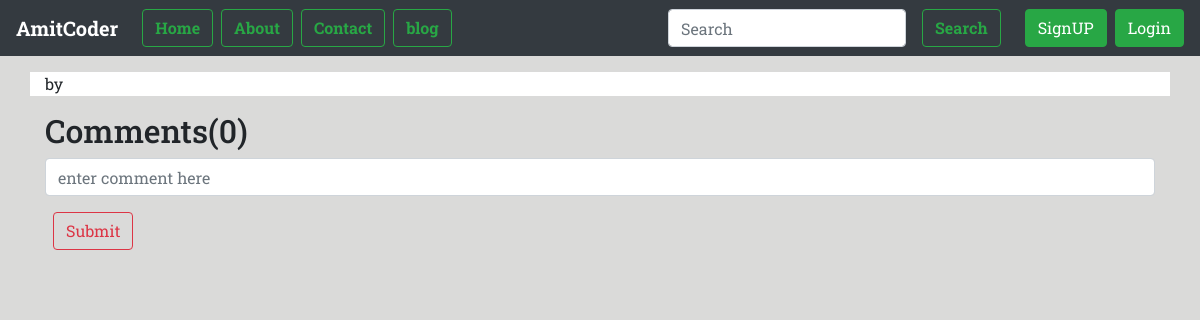
Before: /blog/c-in-debth/ with the older database file.
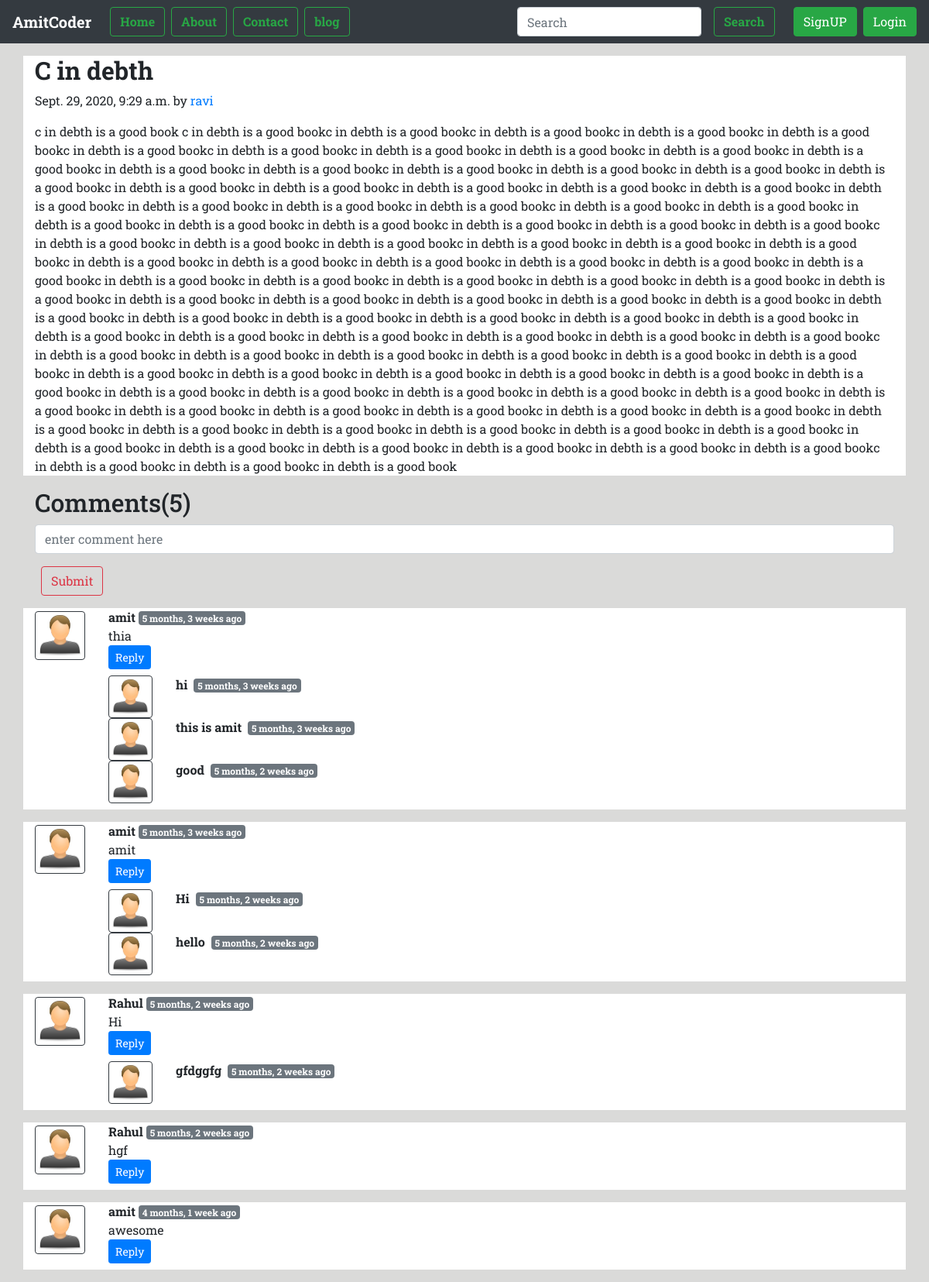
After: the same page with the newer database file.
### blog/models.py (models this page shows, shortened)
class Post(models.Model):
    sno=models.AutoField(primary_key=True)
    title=models.CharField(max_length=250)
    content=models.TextField()
    author=models.CharField(max_length=40)
    slug=models.SlugField()
    timestamp=models.DateTimeField(blank=True)

class BlogComment(models.Model):
    sno=models.AutoField(primary_key=True)
    comment=models.TextField()
    user=models.ForeignKey(User,on_delete=models.CASCADE)
    post=models.ForeignKey(Post,on_delete=models.CASCADE)
    parent=models.ForeignKey('self',on_delete=models.CASCADE,null=True)  # apne aap ka foreignkey
    timestamp=models.DateTimeField(default=now)

### blog/views.py (the view)
# urls.py: path('<str:slug>/',views.blogPost,name='blogPost'),
def blogPost(request,slug):
    post=Post.objects.filter(slug=slug).first() #or [0]
    comments=BlogComment.objects.filter(post=post,parent=None)
    replies=BlogComment.objects.filter(post=post).exclude(parent=None)
    replyDict={}
    for reply in replies:
        if reply.parent.sno not in replyDict.keys():
            replyDict[reply.parent.sno]=[reply]
        else:
            replyDict[reply.parent.sno].append(reply)
    context={"post":post,"comments":comments,'user':request.user,'replyDict':replyDict}
    return render(request,"blog/blogPost.html",context)

### blog/templatetags/extras.py (called while the page is built)
@register.filter(name='get_val')
def get_val(dict,key):
    return dict.get(key)

### templates/blog/blogPost.html (shortened to what this page needs)
{% extends 'base.html' %}
{% load extras %}
{% block body %}
<div style="background-color:white;" class="container my-3">
  <div class="blog-post">
    <h2 class="blog-post-title"><b>{{post.title}}</b></h2>
    <p class="blog-post-meta">{{post.timestamp}} by <a href="/about">{{post.author}}</a></p>
    <p>{{post.content}}</p>
  </div>
</div>
<div class="container">
  <h2>Comments({{comments.count}})</h2>
  <form action="/blog/postcomment/" method="post">
    <div class="form-group">
      <input type="text" class="form-control" name="comment" id="" placeholder="enter comment here" required>
    </div>
    {% if user.is_authenticated %}
    <button type="submit" class="btn btn-primary">Comment</button>
    {% else %}
    <button type="button" class="btn btn-outline-danger my-2 my-sm-0 ml-2" data-toggle="modal"
      data-target="#LoginModal">
      Submit
    </button>
    {% endif %}
  </form>
  {% for comment in comments %}
  <div style="background-color:white" class="row my-3">
    <div class="col-md-1 my-1">
      <img src="/static/img/user.jpeg" class="rounded mx-auto d-block w-100 p-1 border border-dark" alt="">
    </div>
    <div class="col-md-11">
      <b>{{comment.user.username}}</b> <span class="badge badge-secondary"> {{comment.timestamp|timesince}} ago</span>
      <div>{{comment.comment}}</div>
      <div class="reply">
        <button class="btn btn-primary btn-sm" type="button" data-toggle="collapse"
          data-target="#replyBox{{comment.sno}}" aria-expanded="false" aria-controls="collapseExample">
          Reply
        </button>
      </div>
      <div class="reply  my-2">
          {% for reply in replyDict|get_val:comment.sno  %}
          <div  class="row">
          <div class="col-md-1">
            <img src="/static/img/user.jpeg" class="rounded mx-auto d-block border border-dark w-100 p-1" alt="">
          </div>
            <div class="col-md-11">
            <b>{{reply.comment}}</b><span class="badge badge-secondary mx-2"> {{reply.timestamp|timesince}} ago</span><br>
            </div>
            </div>
          {% endfor %}
      </div>
    </div>
  </div>
  {% endfor %}
</div>
{% endblock body %}

### templates/base.html (shortened to what this page needs)
<!doctype html>
<html lang="en">
<head>
  <link rel="stylesheet" href="https://stackpath.bootstrapcdn.com/font-awesome/4.7.0/css/font-awesome.min.css">
  <link rel="stylesheet" href="https://stackpath.bootstrapcdn.com/bootstrap/4.5.2/css/bootstrap.min.css"
>
</head>
<body>
  <nav class="navbar navbar-expand-lg navbar-dark bg-dark sticky-top">
    <a class="navbar-brand" href="/"><b>AmitCoder</b></a>
    <div class="collapse navbar-collapse" id="navbarSupportedContent">
      {% if not user.is_authenticated %}
      <ul class="navbar-nav mr-auto">
        <li class="nav-item">
          <button type="button" class="btn btn-outline-success my-2 my-sm-0 ml-2" data-toggle="modal" data-target="#LoginModal">
        <b>Home</b>
      </button>
        </li>
        <li class="nav-item">
          <button type="button" class="btn btn-outline-success my-2 my-sm-0 ml-2" data-toggle="modal" data-target="#LoginModal">
        <b>About</b>
      </button>
        </li>
        <li class="nav-item">
          <button type="button" class="btn btn-outline-success my-2 my-sm-0 ml-2" data-toggle="modal" data-target="#LoginModal">
        <b>Contact</b>
      </button>
        </li>
        <li class="nav-item">
          <button type="button" class="btn btn-outline-success my-2 my-sm-0 ml-2" data-toggle="modal" data-target="#LoginModal">
        <b>blog</b>
      </button>
        </li>
      </ul>
      <form method="get" action="/search" class="form-inline my-2 my-lg-0 mx-3">
        <input class="form-control mr-sm-2" type="search" placeholder="Search" aria-label="Search" name="query"
          id="search">
        <button type="button" class="btn btn-outline-success my-2 my-sm-0 ml-2" data-toggle="modal" data-target="#LoginModal"><b>Search</b></button>
      </form>
      {% endif %}
      {% if user.is_authenticated %}
      <div class="dropdown ml-2">
        <button class="btn btn-secondary dropdown-toggle" type="button" id="dropdownMenuButton" data-toggle="dropdown"
          aria-haspopup="true" aria-expanded="false">
          <b>Hello! {{request.user}}</b>
        </button>
        <div class="dropdown-menu dropdown-menu-right" aria-labelledby="dropdownMenuButton">
          <a class="dropdown-item" href="/logout/">Logout</a>
        </div>
      </div>
      {% else %}
      <button type="button" class="btn btn-success my-2 my-sm-0 ml-2" data-toggle="modal" data-target="#SignUpModal">
        SignUP
      </button>
      <button type="button" class="btn btn-success my-2 my-sm-0 ml-2" data-toggle="modal" data-target="#LoginModal">
        Login
      </button>
      {% endif %}
    </div>
  </nav>
  {% block body %} {% endblock body %}
</body>
</html>

### templates/base.html (style rules this page uses)
body { font-family: 'Miriam Libre', sans-serif; font-family: 'Peddana', serif; font-family: 'Roboto Slab', serif; background-color: #0a070226; }

Changed rows visible on the page:
now on this page (row edited): Post: title "C in debth", timestamp "Sept. 29, 2020, 9:29 a.m.", author "ravi", content "c in debth is a good book c in debth is a good bookc in debth is a good bookc in debth is a good bookc in debth is a good bookc in debth is a good bookc in debth is a good bookc in debth is a good bookc in debth is a good bookc in debth is a good bookc in debth is a good bookc in debth is a good bookc in debth is a good bookc in debth is a good bookc in debth is a good bookc in debth is a good bookc in debth is a good bookc in debth is a good bookc in debth is a good bookc in debth is a good bookc in debth is a good bookc in debth is a good bookc in debth is a good bookc in debth is a good bookc in debth is a good bookc in debth is a good bookc in debth is a good bookc in debth is a good…"
added BlogComment: user.username "amit", timestamp "5 months, 3 weeks", comment "thia", shown under "Comments(5)"
added BlogComment: comment "hi", timestamp "5 months, 3 weeks", shown under "amit"
added BlogComment: comment "this is amit", timestamp "5 months, 3 weeks", shown under "amit"
added BlogComment: comment "good", timestamp "5 months, 2 weeks", shown under "amit"
added BlogComment: user.username "amit", timestamp "5 months, 3 weeks", comment "amit", shown under "Comments(5)"
added BlogComment: comment "Hi", timestamp "5 months, 2 weeks", shown under "amit"
added BlogComment: comment "hello", timestamp "5 months, 2 weeks", shown under "amit"
added BlogComment: user.username "Rahul", timestamp "5 months, 2 weeks", comment "Hi", shown under "Comments(5)"
added BlogComment: comment "gfdggfg", timestamp "5 months, 2 weeks", shown under "Rahul"
added BlogComment: user.username "Rahul", timestamp "5 months, 2 weeks", comment "hgf", shown under "Comments(5)"
added BlogComment: user.username "amit", timestamp "4 months, 1 week", comment "awesome", shown under "Comments(5)"
Other visible differences:
{{ comments.count }}: "0" → "5"
